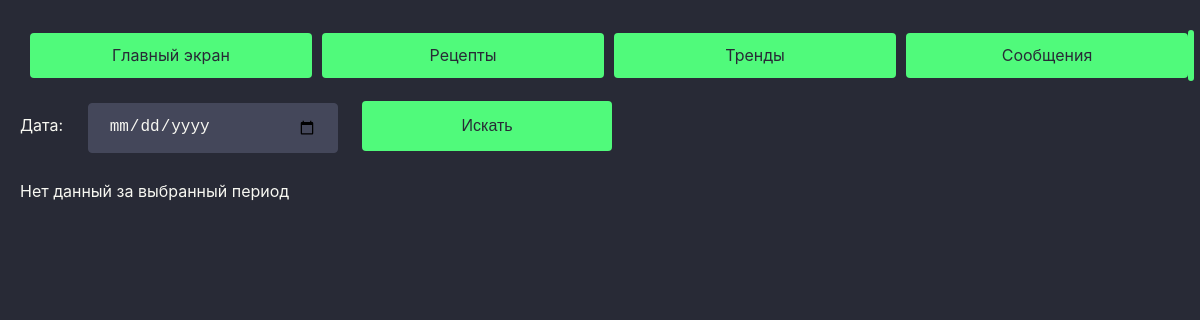
The app's page /trends_month/, older data.
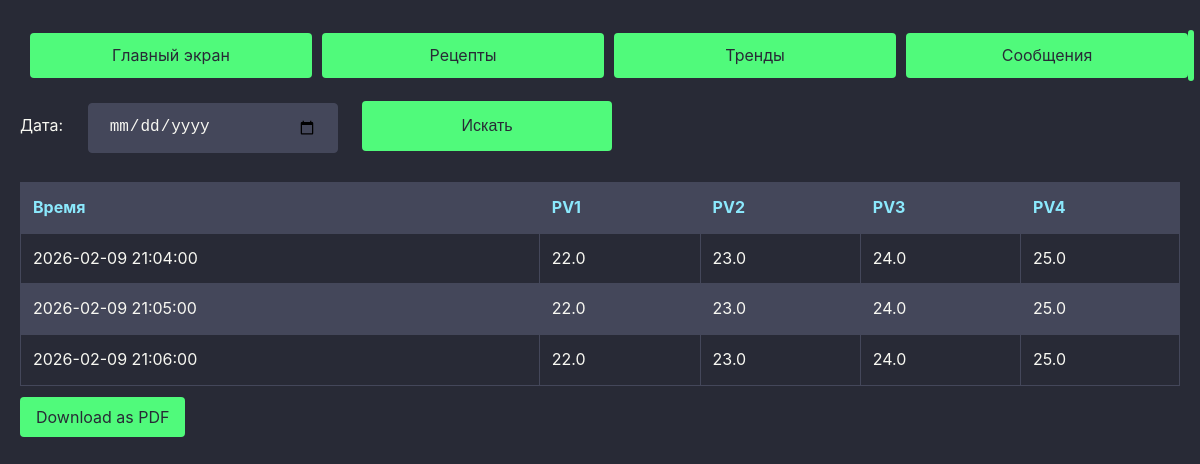
The same page, newer data.
### vars/models.py (models this page shows, shortened)
class Trends(models.Model):
    id_var = models.IntegerField(null=True, blank=True)
    value = models.FloatField()
    timestamp = models.DateTimeField()
    class Meta:
        indexes = [
            models.Index(fields=['timestamp']),
            models.Index(fields=['id_var']),
        ]

### vars/views.py (the view)
# urls.py: path('trends_month/', views.TrendsCurrentMonth.as_view(), name='trends_month'),
class TrendsCurrentMonth(ListView):
    model = Trends
    template_name = 'vars/trends_month.html'
    context_object_name = 'trends_month'
    def get_queryset(self):
        now = timezone.now()
        return Trends.objects.filter(
            timestamp__month=now.month, timestamp__year=now.year)
    def get_context_data(self, **kwargs):
        self.query_set = self.get_queryset()
        trends = convert_buffer(self.query_set)
        context = {
            'trends_month': trends,
            'has_data': len(trends) > 0  # флаг наличия данных
        }
        return context

### vars/convert.py (called while the page is built)
def get_bucket(dt):
    return dt.replace(second=0, microsecond=0)  # группировка по минутам

### vars/templates/vars/trends_month.html (shortened to what this page needs)
{% extends "base.html" %}
{% load static %}
{% block content %}
<link rel="stylesheet" href="{% static 'vars/css/dracula.css' %}">
<form method="get" action="{% url 'trends' %}">
    <label for="start_date">Дата:</label>
    <input type="date" class="btn" name="start_date" value="{{ request.GET.start_date }}">
    <button type="submit" class="input">Искать</button>
</form>
    {% if has_data %}
        <table class="trends-table">
        <thead>
            <tr>
            <th>Время</th>
            <th>PV1</th>
            <th>PV2</th>
            <th>PV3</th>
            <th>PV4</th>
            </tr>
        </thead>
        <tbody>
            {% for trend in trends_month %}
            <tr>
            <td>{{ trend.0 }}</td>
            <td>{{ trend.1 }}</td>
            <td>{{ trend.2 }}</td>
            <td>{{ trend.3 }}</td>
            <td>{{ trend.4 }}</td>
            </tr>
            {% endfor %}
        </tbody>
        </table>
        <a
            class="btn btn-primary"
            href="{% url 'trends_pdf' %}?start_date={{ selected_date }}"
            target="_blank"
        >
            Download as PDF
        </a>
    {% else %}
        <div class="no-data">
            <p>Нет данный за выбранный период</p>
        </div>
    {% endif %}
{% endblock %}

### vars/templates/base.html (shortened to what this page needs)
{% load static %}
<!DOCTYPE html>
<html>
    <head>
        <link rel="stylesheet" href="{%static 'vars/css/dracula.css' %}">
    </head>
    <body>
        <div class="header-container">
            <div class="button-group">
                <a href="{% url 'realtime' %}" class="link">Главный экран</a>
                <a href="{% url 'recipe_list' %}" class="link">Рецепты</a>
                <a href="{% url 'trends' %}" class="link">Тренды</a>
                <a href="{% url 'message' %}" class="link">Сообщения</a>
            </div>
            <div class="user-info">
            </div>
        </div>
        <div id="content">
            {% block content %} {% endblock %}
        </div>
    </body>
</html>

### vars/static/vars/css/dracula.css (style rules this page uses)
:root { --dracula-background: #282a36; --dracula-current-line: #44475a; --dracula-selection: #44475a; --dracula-foreground: #f8f8f2; --dracula-comment: #6272a4; --dracula-cyan: #8be9fd; --dracula-green: #50fa7b; --dracula-orange: #ffb86c; --dracula-pink: #ff79c6; --dracula-purple: #bd93f9; --dracula-red: #ff5555; --dracula-yellow: #f1fa8c; --table_width: 600px; }
body { background-color: var(--dracula-background); color: var(--dracula-foreground); font-family: -apple-system, BlinkMacSystemFont, "Segoe UI", Roboto, "Helvetica Neue", Arial, "Noto Sans", sans-serif; margin: 0; padding: 20px; line-height: 1.6; }
a { color: var(--dracula-cyan); text-decoration: none; transition: color 0.3s; }
button, a.btn, a.btn_show, a.btn_edit { background-color: var(--dracula-green); color: var(--dracula-background); border: none; padding: 10px 16px; border-radius: 4px; cursor: pointer; font-size: 1rem; transition: background-color 0.3s, transform 0.1s; width: 250px; height: 50px; }
label { flex-shrink: 0; margin-bottom: 0; }
input[type="date"], button { margin-top: 10px; margin-left: 20px; height: 50px; padding: 12px 20px; font-size: 1rem; line-height: 1.2; }
a.link { text-align: center; background-color: var(--dracula-green); color: var(--dracula-background); border: none; padding: 10px 16px; border-radius: 4px; cursor: pointer; font-size: 1rem; transition: background-color 0.3s, transform 0.1s; width: 250px; }
input { background-color: var(--dracula-current-line); color: var(--dracula-foreground); border: 1px solid var(--dracula-selection); padding: 10px; border-radius: 4px; width: 250px; height: 50px; box-sizing: border-box; font-size: 1rem; margin-bottom: 10px; transition: border-color 0.3s; }
table { width: 100%; border-collapse: collapse; margin: 1.2em 0; }
table th, table td { border: 1px solid var(--dracula-selection); padding: 12px; text-align: left; }
table th { background-color: var(--dracula-current-line); color: var(--dracula-cyan); }
table tr:nth-child(even) { background-color: var(--dracula-selection); }
.button-group { display: flex; gap: 10px; }
.header-container { display: flex; justify-content: space-between; align-items: center; padding: 10px; }
.user-info { font-size: 14px; width: 250px; text-align: center; border-radius: 4px; font-size: 1rem; transition: background-color 0.3s, transform 0.1s; width: 250px; height: 45px; border-width:medium; border-color:var(--dracula-green); border-style:solid; }

Row changes from the older to the newer data that the page shows:
added Trends: value "22.0"
added Trends: value "23.0"
added Trends: value "24.0"
added Trends: value "25.0"
added Trends: value "22.0"
added Trends: value "23.0"
added Trends: value "24.0"
added Trends: value "25.0"
added Trends: value "22.0"
added Trends: value "23.0"
added Trends: value "24.0"
added Trends: value "25.0"
Text that changed along with them:
text no longer shown: "Нет данный за выбранный период"
text now shown: "Время PV1 PV2 PV3 PV4 Download as PDF"
new list line: "2026-02-09 21:04:00"
new list line: "2026-02-09 21:05:00"
new list line: "2026-02-09 21:06:00"
